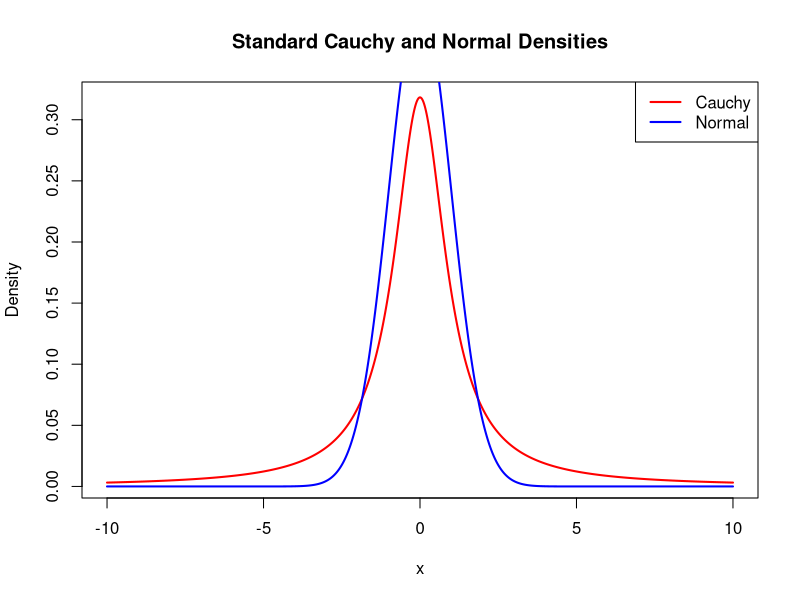
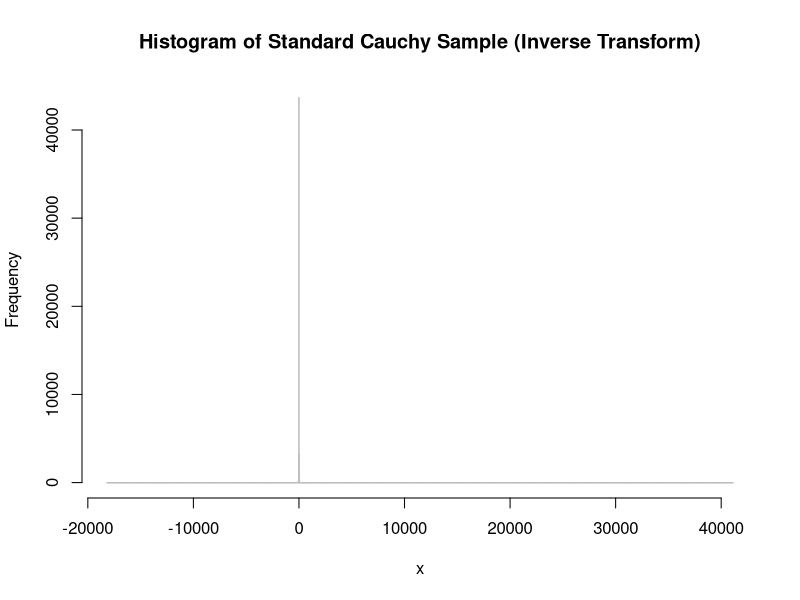
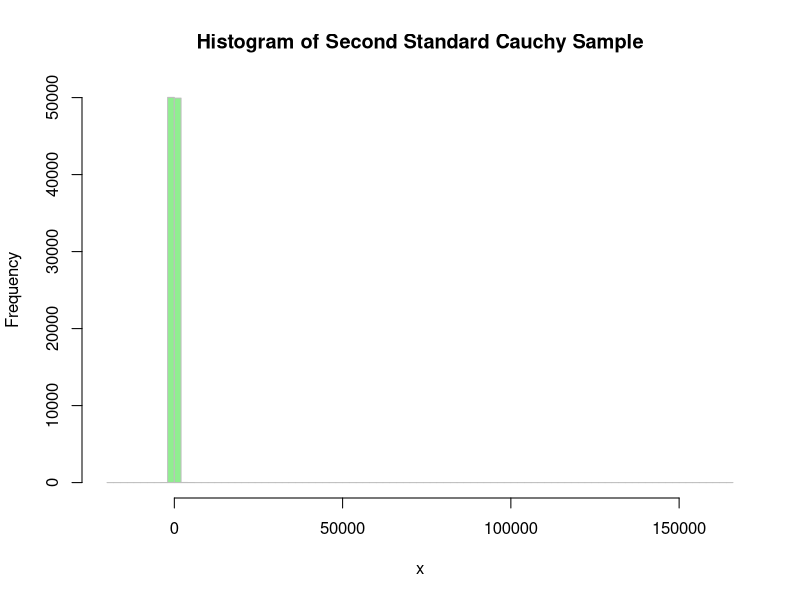
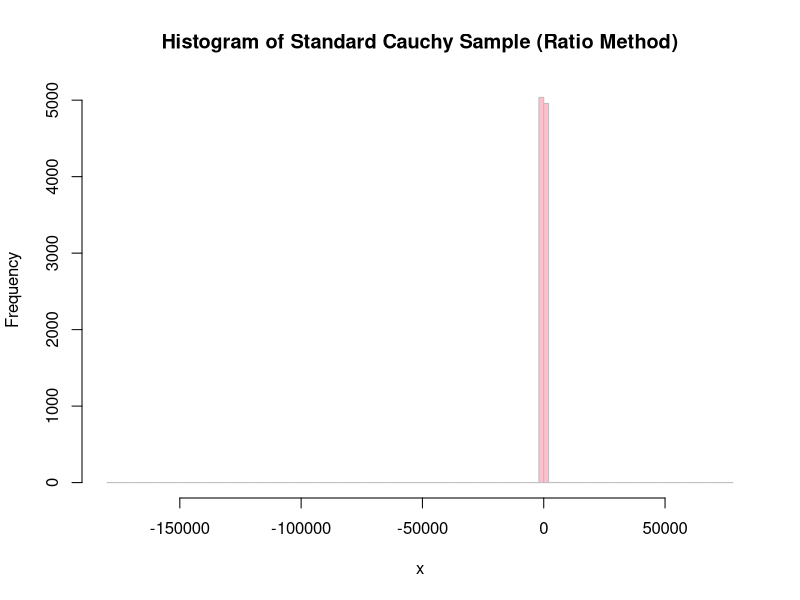

Source code (R) for these figures, in order:
## ---- chunk 1

x <- seq(-10, 10, length.out = 1000)


cauchy_density <- dcauchy(x, location = 0, scale = 1)
normal_density <- dnorm(x, mean = 0, sd = 1)


plot(x, cauchy_density, type = "l", col = "red", lwd = 2,
     ylab = "Density", main = "Standard Cauchy and Normal Densities",
     xlab = "x")
lines(x, normal_density, col = "blue", lwd = 2)
legend("topright", legend = c("Cauchy", "Normal"),
       col = c("red", "blue"), lwd = 2)


## ---- chunk 2

set.seed(111)
n <- 100000

u <- runif(n, min = 0, max = 1)
x_cauchy <- tan(pi * (u - 0.5))

hist(x_cauchy, breaks = 10000, main = "Histogram of Standard Cauchy Sample (Inverse Transform)",
     xlab = "x", col = "lightblue", border = "grey")


## ---- chunk 3
# Problem 1(d)

# Set a different seed
set.seed(456)

# Generate another sample
u2 <- runif(n, min = 0, max = 1)
x_cauchy2 <- tan(pi * (u2 - 0.5))

# Plot histogram
hist(x_cauchy2, breaks = 100, main = "Histogram of Second Standard Cauchy Sample",
     xlab = "x", col = "lightgreen", border = "grey")

## ---- chunk 4
# Problem 1(e)

# Set seed for reproducibility
set.seed(789)

# Generate standard normal random variables
n <- 10000
Z1 <- rnorm(n, mean = 0, sd = 1)
Z2 <- rnorm(n, mean = 0, sd = 1)

# Compute the ratio
x_cauchy_ratio <- Z1 / Z2

# Plot histogram
hist(x_cauchy_ratio, breaks = 100, main = "Histogram of Standard Cauchy Sample (Ratio Method)",
     xlab = "x", col = "pink", border = "grey")

